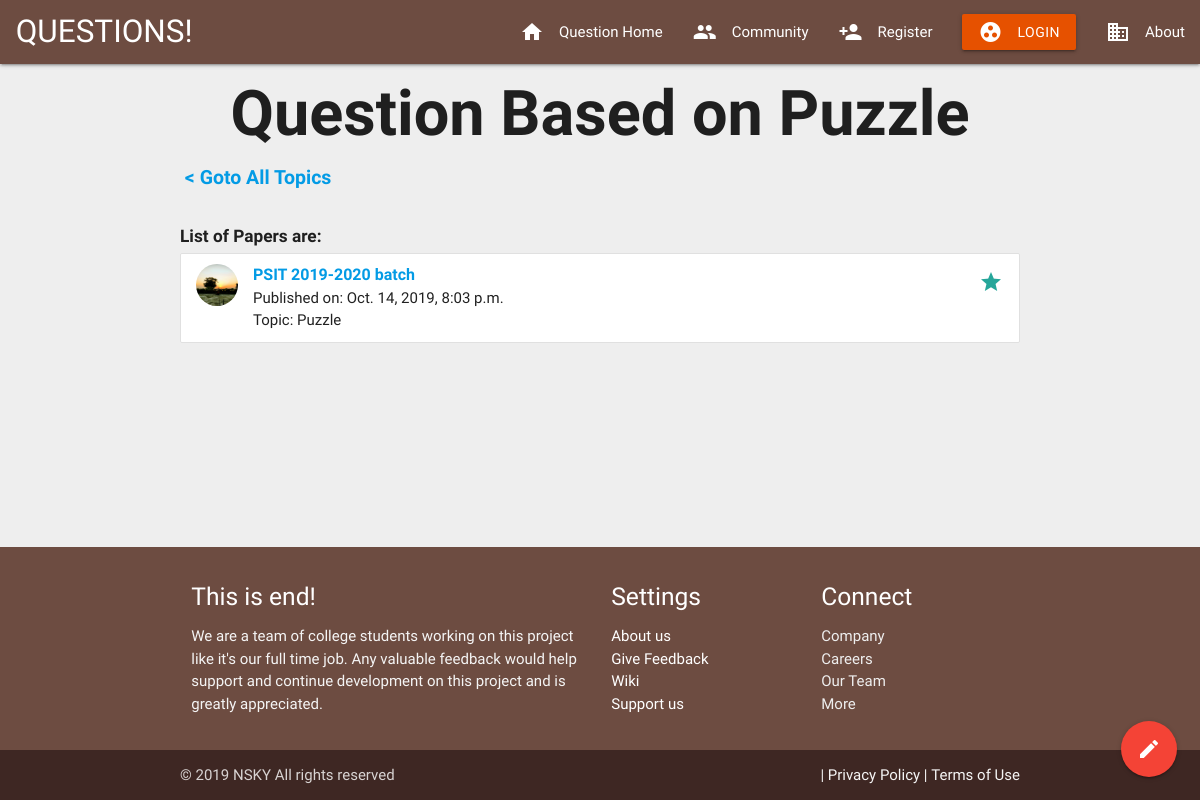
Before: /home/category1/1/ with the older database file.
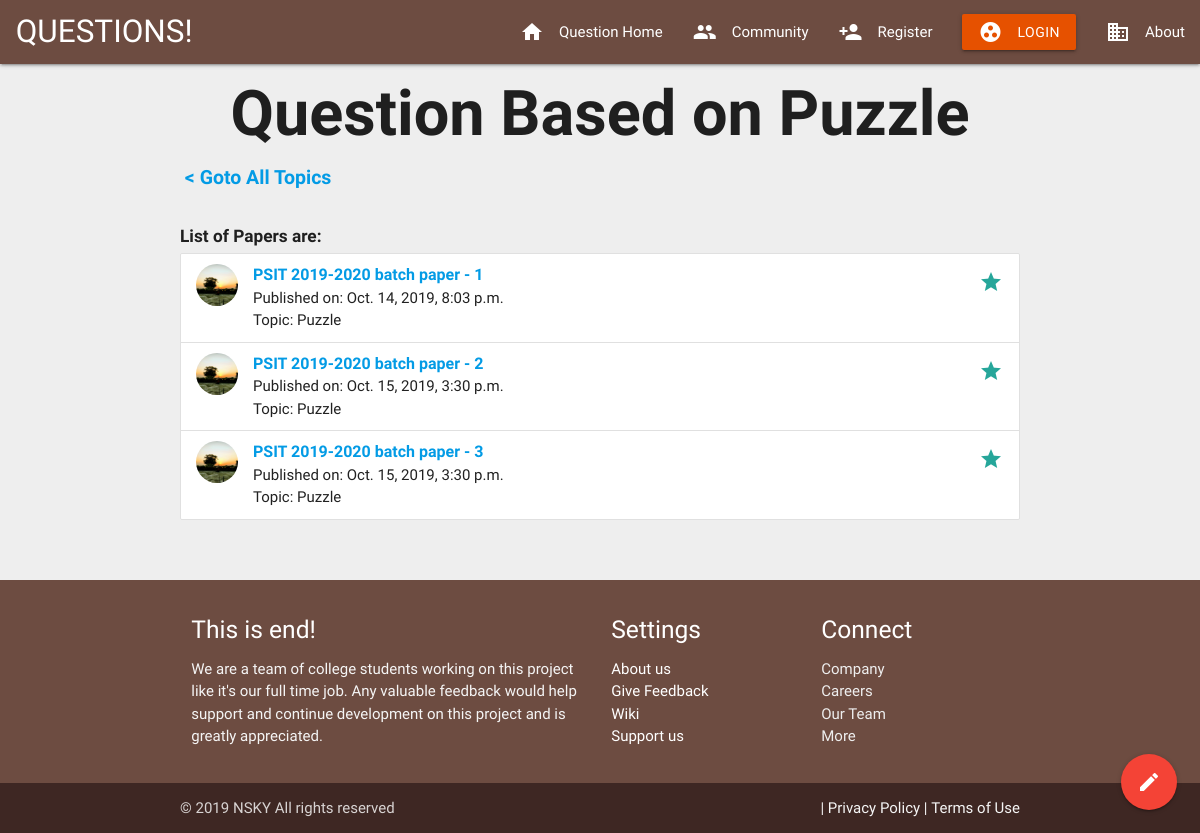
After: the same page with the newer database file.
### main/models.py (models this page shows, shortened)
class SubSeries(models.Model):
	series_title = models.CharField(max_length=100)
	series_summary = models.CharField(max_length=200)
	series_slug = models.CharField(max_length=50, default=1)
	series_image = models.ImageField(upload_to="images/series/", default="images/sample-1.jpg", blank=True, null=True)
	category_title = models.ForeignKey(QuesSubject, default=1, verbose_name="Category", on_delete=models.SET_DEFAULT)
	class Meta:
		verbose_name_plural = "Series"

class Paper(models.Model):
	paper_title = models.CharField("Content Title", max_length=150)
	paper_published = models.DateTimeField("Date Published", default=timezone.now)
	series_title = models.ForeignKey(SubSeries, default=1, verbose_name="Series", on_delete=models.SET_DEFAULT)
	paper_slug = models.CharField(max_length=50, default=1)

### main/views.py (the view)
# urls.py: path('home/category<int:quessubject_id>/<int:subseries_id>/', views.papers, name='papers'),
def papers(request, quessubject_id, subseries_id):
	sub_papers = get_list_or_404(Paper, series_title_id=subseries_id)
	return render(request, template_name="main/papers.html", context={'sub_papers': sub_papers, 'topic': get_object_or_404(SubSeries, pk=subseries_id)})

### main/templates/main/papers.html (shortened to what this page needs)
{% extends 'main/header.html' %}
    {% block content %}
        <center><h1 style="margin: 15px;"><b>Question Based on {{topic.series_title}}</b></h1></center>
        {% load static %}
        <div class="container">
                <div class="col s12" style="font-size: 130%">
                        <a href="javascript:history.go(-1);" class="tooltipped" data-position="bottom" data-tooltip="Go Back">&nbsp;<b>< Goto All Topics</b>&nbsp;&nbsp;</a>
                      </div>
            <br>
		    <h6><b>List of Papers are: </b></h6>
            <ul class="collection">
                {% for u in sub_papers %}
                    <li class="collection-item avatar">
                      <img src="{% static 'main/images/back1.jpg' %}" alt="" class="circle">
                      <span class="title"><b><a href="{{ request.get_full_path }}{{u.paper_slug}}">{{u.paper_title}}</a></b></span>
                      <p>Published on: {{u.paper_published}}
                          <br>
                          Topic: {{u.series_title.series_title}}
                      </p>
                      <a href="#!" class="secondary-content"><i class="material-icons">grade</i></a>
                    </li>
                {% endfor %}
            </ul>
        </div>
    <br><br>
    {% endblock %}

### main/templates/main/header.html (shortened to what this page needs)
<!DOCTYPE html>
<html lang="en">
<head>
    {% load static %}
    <link href="{% static 'main/css/materialize.css' %}" rel="stylesheet"/>
</head>
<body style="background-color: #eeeeee ;">
  {% include 'main/includes/navbar.html' %}
	{% include 'main/includes/fixed_action_button.html' %}
  <main>
	{% block content %}
  {% endblock %}
</main>
  {% include 'main/includes/footer.html' %}
</body>
</html>

### main/templates/main/includes/navbar.html (shortened to what this page needs)
<div class="navbar-fixed">
    <nav class="brown darken-1" role="navigation">
        <div class="nav-wrapper">
            <a href="/" class="brand-logo">&nbsp;&nbsp;QUESTIONS!</a>
            <ul class="right hide-on-med-and-down">
                <li {% if request.get_full_path == '/' or request.get_full_path == '/home' %}class="active"{% endif %}><a href="/home"><i class="material-icons left">home</i>Question Home</a></li>
                <li {% if request.get_full_path == '/community' %}class="active"{% endif %}><a href="/community"><i class="material-icons left">people</i>Community</a></li>
                {% if user.is_authenticated %}
                    <li class="tooltipped {% if request.get_full_path == '/write_content' %}active{% endif %}" data-position="down" data-tooltip="Contribute"><a href="/write_content"><i class="material-icons left">add</i>Contribute</a></li>
                    <li>
                        <a class='dropdown-trigger btn' href='#' data-target='dropdown1'>{{user.username}}</a>
                        <ul id='dropdown1' class='dropdown-content'>
							<li><a href="/account">Account</a></li>
							<li><a href="/network">Network</a></li>
							<li class="divider" tabindex="-1"></li>
							<li><a href="/personal_content"><i class="material-icons">view_module</i>Your Contents</a></li>
							<li><a href="#!"><i class="material-icons">cloud</i>Kake!</a></li>
                        </ul>
                    </li>
                    <li><a href="/logout" class="waves-effect waves-light btn orange darken-4"><i class="material-icons left">group_work</i>Logout</a></li>
                {% else %}
                    <li {% if request.get_full_path == '/register' %}class="active"{% endif %}><a href="/register"><i class="material-icons left">person_add</i>Register</a></li>
					<li {% if request.get_full_path == '/login' %}class="active"{% endif %}><a href="/login" class="waves-effect waves-light btn orange darken-4"><i class="material-icons left">group_work</i>Login</a></li>
					<li {% if request.get_full_path == '/about' %}class="active"{% endif %}><a href="/about"><i class="material-icons left">domain</i>About</a></li>
                {% endif %}
            </ul>
        </div>
    </nav>
</div>

### main/templates/main/includes/fixed_action_button.html (shortened to what this page needs)
 <div class="fixed-action-btn">
    <a class="btn-floating btn-large red">
      <i class="large material-icons">mode_edit</i>
    </a>
  </div>

### main/templates/main/includes/footer.html
<footer id = "footer" class="page-footer brown darken-1">
    <div class="container">
        <div class="row">
            <div class="col l6 s12">
                <h5 class="white-text">This is end!</h5>
                <p class="grey-text text-lighten-4">We are a team of college students working on this project like it's our full time job. Any valuable feedback would help support and continue development on this project and is greatly appreciated.</p>
            </div>
            <div class="col l3 s12">
                <h5 class="white-text">Settings</h5>
                <ul>
                        <li><a class="white-text" href="/about">About us</a></li>
                        <li><a class="white-text" href="/feedback">Give Feedback</a></li>
                        <li><a class="white-text" href="https://www.wikipedia.org/">Wiki</a></li>
                        <li><a class="white-text" href="#!">Support us</a></li>
                </ul>
            </div>
            <div class="col l3 s12">
                <h5 class="white-text">Connect</h5>
                <ul>
                        <li><a class="grey-text text-lighten-3" href="https:github.com">Company</a></li>
                        <li><a class="grey-text text-lighten-3" href="/careers">Careers</a></li>
                        <li><a class="grey-text text-lighten-3" href="/about">Our Team</a></li>
                        <li><a class="grey-text text-lighten-3" href="https://github.com/dogfalo/materialize/">More</a></li>
                </ul>
            </div>
        </div>
    </div>
    <div class="footer-copyright brown darken-4">
        <div class="container">
            © 2019 NSKY All rights reserved
            <a class="grey-text text-lighten-4 right" href="/tnc">&nbsp;Terms of Use </a>
            <a class="grey-text text-lighten-4 right" href="/privacy">| Privacy Policy |</a>
        </div>
    </div>
</footer>

### main/templates/main/header.html (style rules this page uses)
body,h1,h2,h3,h4,h5 { font-family: "Raleway", sans-serif }
body { display: flex; min-height: 100vh; flex-direction: column; }
main { flex: 1 0 auto; }

Changed rows visible on the page:
changed Paper: paper_title "PSIT 2019-2020 batch" → "PSIT 2019-2020 batch paper - 1"
added Paper: paper_title "PSIT 2019-2020 batch paper - 2", paper_published "Oct. 15, 2019, 3:30 p.m.", series_title.series_title "Puzzle"
added Paper: paper_title "PSIT 2019-2020 batch paper - 3", paper_published "Oct. 15, 2019, 3:30 p.m.", series_title.series_title "Puzzle"
